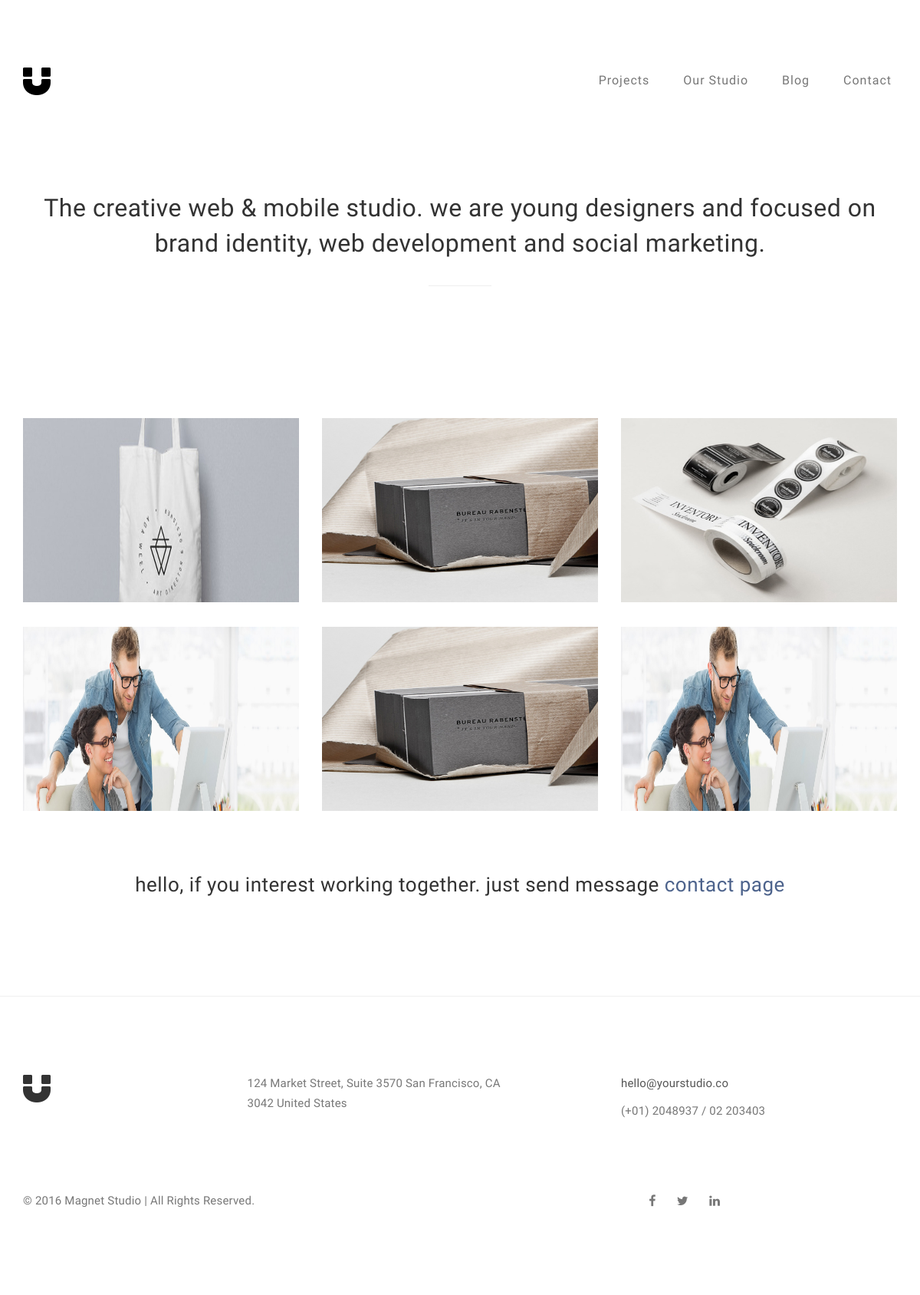
The page / on the database its author committed.
### home/models.py (models this page shows, shortened)
class Projects(models.Model):
    main_content = models.TextField( blank=True, null=True)
    class Meta:
        verbose_name = 'Project'
        verbose_name_plural = 'Project'

class SingleProject(models.Model):
    project_name = models.CharField(max_length=100, blank=True, null=True)
    role = models.CharField(max_length=100,blank=True, null=True)
    date = models.DateTimeField(auto_now=True)
    agency = models.CharField(max_length=100, blank=True, null=True)
    content = models.CharField(max_length=100, blank=True, null=True)
    image1 = models.ImageField(upload_to='projects/', null=False, blank=False,)
    image2 = models.ImageField(upload_to='projects/', null=False, blank=False,)
    image3 = models.ImageField(upload_to='projects/', null=False, blank=False,)
    class Meta:
        verbose_name = 'Single Project'
        verbose_name_plural = 'Single Projects'

### home/views.py (the view)
# urls.py: path('', include('home.urls', namespace='home')),
def home(request):
    main_content=Projects.objects.all().first()
    projects=SingleProject.objects.all()
    context={
        'main_content':main_content,
        'projects':projects,
    }
    return render(request,'home/index.html',context=context)

### templates/Home/index.html (shortened to what this page needs)
{% extends 'base/base.html' %}
{% load static %}
{% block content %}
<section id="home">
     <div class="container">
          <div class="row">
               <div class="col-md-12 col-sm-12">
                    <h2>{{main_content.main_content}}</h2>
                    <hr>
               </div>
          </div>
     </div>
</section>
<section id="portfolio">
     <div class="container">
          <div class="row">
               {% for project in projects %}
               <div class="col-md-4 col-sm-6">
                    <a href="{% url 'home:single-project' project.project_name %}">
                         <div class="portfolio-thumb">
                              <img src="{{project.image1.url}}" class="img-responsive" alt="Portfolio" style="width: 360px;height:240px">
                         </div>
                    </a>
               </div>
               {% endfor %}
               <div class="col-md-12 col-sm-12 text-center">
                    <h3>hello, if you interest working together. just send message <a href="{% url 'contact:contact' %}">contact page</a></h3>
               </div>
          </div>
     </div>
</section>
{% endblock %}

### static/css/style.css (style rules this page uses)
body { background: #ffffff; font-family: 'Work Sans', sans-serif; font-style: normal; font-weight: 300; overflow-x: hidden; }
h1,h2,h3,h4,h5,h6 { font-style: normal; font-weight: 300; letter-spacing: 0.5px; }
h2 { font-size: 32px; line-height: 46px; }
h3 { font-size: 26px; }
html { -webkit-font-smoothing: antialiased; }
a { color: #4d638c; -webkit-transition: 0.5s; -o-transition: 0.5s; transition: 0.5s; text-decoration: none !important; }
* { -webkit-box-sizing: border-box; -moz-box-sizing: border-box; box-sizing: border-box; }
*:before, *:after { -webkit-box-sizing: border-box; -moz-box-sizing: border-box; box-sizing: border-box; }
#portfolio, #about, #blog, #contact, #single-project, #blog-single-post { padding-top: 80px; padding-bottom: 120px; }
#home { background-size: cover; background-position: center center; display: -webkit-box; display: -webkit-flex; display: -ms-flexbox; display: flex; -webkit-box-align: center; -webkit-align-items: center; -ms-flex-align: center; align-items: center; position: relative; text-align: center; padding-top: 60px; padding-bottom: 40px; }
#home hr { width: 82px; margin-top: 32px; }
#portfolio .portfolio-thumb { position: relative; padding: 0; margin-top: 32px; }
#portfolio .text-center { padding-top: 62px; }

### rows shown on the page
Projects: main_content "The creative web & mobile studio. we are young designers and focused on brand identity, web development and social marketing."
SingleProject: image1 (picture)
SingleProject: image1 (picture)
SingleProject: image1 (picture)
SingleProject: image1 (picture)
SingleProject: image1 (picture)
SingleProject: image1 (picture)
